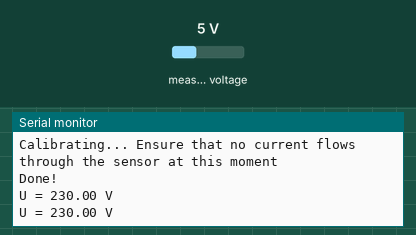
A sketch run on a simulated Arduino Uno, built with avr-gcc and run on an emulated ATmega328P. Shown: the last lines printed to the serial monitor. The test bench sets the inputs (shaded band); at power-on: measured voltage 5 V.

Above: at 1.3 s.
1.4 s: measured voltage set to 0.3 V
At 2.7 s:
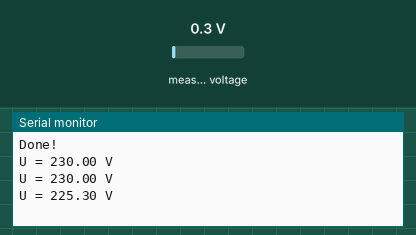
2.9 s: measured voltage set to 3.8 V
At 4.0 s:
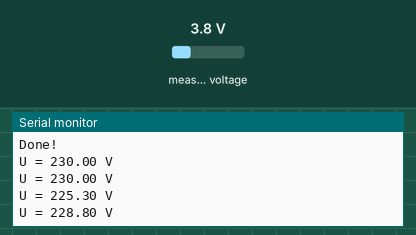
Timing chart, 0 to 5.9 s (numbered marks = the images above; inputs shaded):
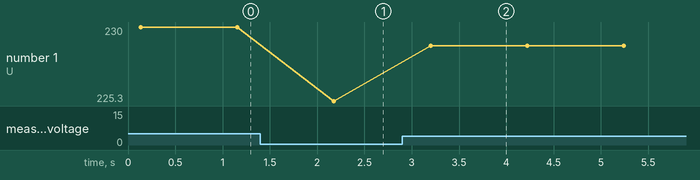

Measured:
- after the input at 1.4 s, the serial monitor: prints a new line after 0.78 s (image 1)
- after the input at 2.9 s, the serial monitor: prints a new line after 0.30 s (image 2)
- plotted number 1: 230 → 225.3 after the input at 1.4 s, 225.3 → 228.8 after the input at 2.9 s

The sketch:

Voltage_ZMPT.ino
```cpp
#include "ZMPT101B.h"


/*
  This example shows how to measure the power consumption
  of devices in AC electrical system
*/

// We have ZMPT101B sensor connected to A0 pin of arduino
// Replace with your version if necessary
ZMPT101B voltageSensor(34);

// We have 5 amps version sensor connected to A1 pin of arduino
// Replace with your version if necessary

void setup()
{
  Serial.begin(9600);

  // calibrate() method calibrates zero point of sensor,
  // It is not necessary, but may positively affect the accuracy
  // Ensure that no current flows through the sensor at this moment
  // If you are not sure that the current through the sensor will not leak during calibration - comment out this method
  Serial.println("Calibrating... Ensure that no current flows through the sensor at this moment");
  delay(100);
  voltageSensor.calibrate();

  Serial.println("Done!");
}

void loop()
{
  // To measure voltage/current we need to know the frequency of voltage/current
  // By default 50Hz is used, but you can specify desired frequency
  // as first argument to getVoltageAC and getCurrentAC() method, if necessary

  float U = voltageSensor.getVoltageAC();

  // To calculate the power we need voltage multiplied by current
  //float P = U * I;

  Serial.println(String("U = ") + U + " V");

 // Serial.println(String("P = ") + P + " Watts");

  delay(1000);
}
```
